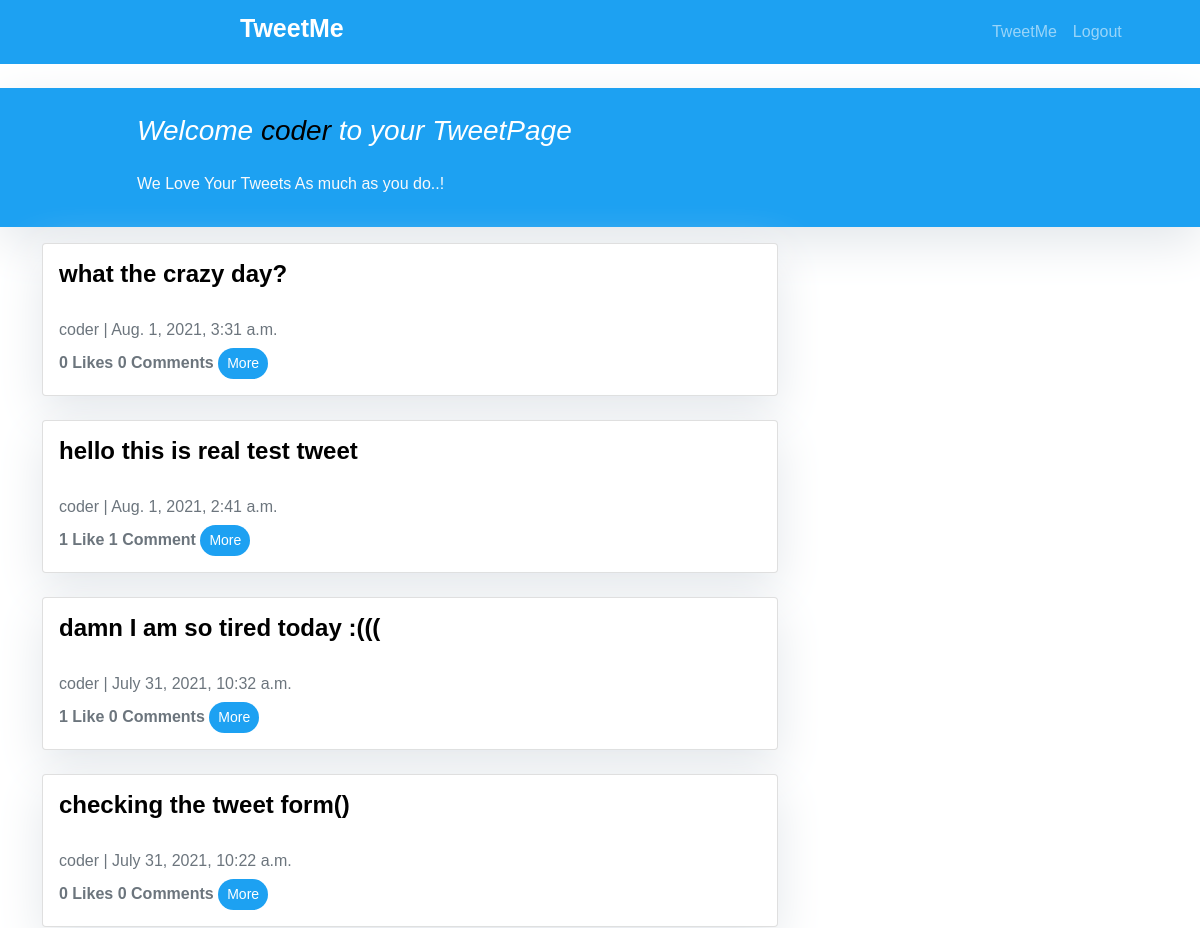
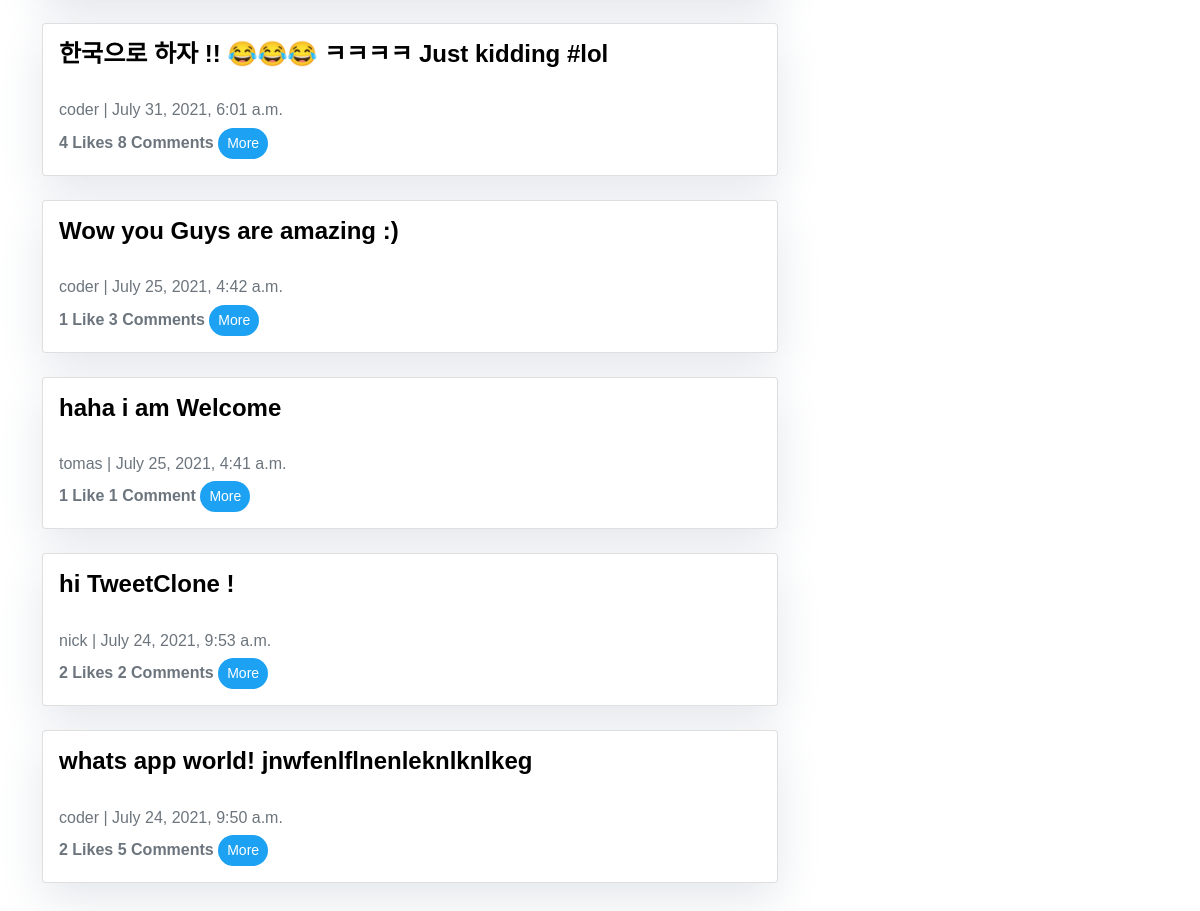
The app's page /tweets/ (signed in) with its own data (2 pictures, top to bottom).
### Tweet/models.py (models this page shows, shortened)
class Tweet(models.Model):
    user = models.ForeignKey(User, on_delete=models.CASCADE)
    tweet_text = models.TextField(max_length=300)
    created_at = models.DateTimeField(auto_now_add=True)
    likes = models.ManyToManyField(User, related_name='tweet_like', blank=True)
    def num_of_likes(self):
        return self.likes.count()
    @property
    def num_of_comments(self):
        return TweetComment.objects.filter(tweet=self).count()

### Tweet/views.py (the view)
# urls.py: path('tweets/', views.tweets, name='tweets'),
@login_required(login_url='loginpage')
def tweets(request):
    tweet = Tweet.objects.filter().order_by('-created_at')
    context = {
        'tweets': tweet
    }
    return render(request, 'tweet/tweets.html', context)

### templates/tweet/tweets.html (shortened to what this page needs)
{% extends "base.html" %}
{% block content %}
<header class="masthead">
    <div class="container">
        <div class="row">
            <div class=" col-md-8 col-md-10 mx-auto">
                <div class="site-heading">
                    <h3 class="head_text my-4 mt-3 text-white" style="font-style:italic ;"> Welcome <span style="color: black;">{{ user.username }}</span> to your TweetPage  </h3>
                    <p class="text-light">We Love Your Tweets As much as you do..! &nbsp
                    </p>
                </div>
            </div>
        </div>
    </div>
</header>
<div class="container">
    <div class="row">
        <div class="col-md-8 mt-3 left">
            {% for tweet in tweets %}
            <div class="card mb-4">
                <div class="card-body">
                    <h4 class="card-text h4"><a style=" text-decoration: none; color: black;" href="{% url 'tweetDetail' pk=tweet.pk %}">{{tweet.tweet_text|slice:":200" }}</a></h4>
                    <br>
                    <p class="card-text text-muted h6" >{{ tweet.user }} | {{ tweet.created_at}} </p>
                    <strong class="text-secondary">{{ tweet.num_of_likes }} Like{{ tweet.num_of_likes|pluralize }}</strong>
                    <strong class="text-secondary">{{ tweet.num_of_comments }} Comment{{ tweet.num_of_comments|pluralize }}</strong>
                    <a class="btn btn-block btn-sm" style="border-radius: 50px; background-color: #1DA1F2; color: white;" href="{% url 'tweetDetail' pk=tweet.pk %}">More</a>
                </div>
            </div>
            {% endfor %}
        </div>
    </div>
</div>
{%endblock%}

### templates/tweet/tweets.html (style rules this page uses)
.masthead { background: #1DA1F2; height: auto; padding-bottom: 15px; box-shadow: 0 16px 48px #E3E7EB; padding-top: 10px; }
.head_text { color: white; }
.card { box-shadow: 0 16px 48px #E3E7EB; }

### templates/base.html (style rules this page uses)
body { background-color:rgb((255, 255, 255), 255, 255)!important; font-family: sans-serif; }
.card h4 { font-weight: 700; }

### records on screen
Tweet: tweet_text "what the crazy day?", user "coder", created_at "Aug. 1, 2021, 3:31 a.m.", num_of_likes "0", num_of_comments "0"
Tweet: tweet_text "hello this is real test tweet", user "coder", created_at "Aug. 1, 2021, 2:41 a.m.", num_of_likes "1", num_of_comments "1"
Tweet: tweet_text "damn I am so tired today :(((", user "coder", created_at "July 31, 2021, 10:32 a.m.", num_of_likes "1", num_of_comments "0"
Tweet: tweet_text "checking the tweet form()", user "coder", created_at "July 31, 2021, 10:22 a.m.", num_of_likes "0", num_of_comments "0"
Tweet: tweet_text "한국으로 하자 !! 😂😂😂 ㅋㅋㅋㅋ Just kidding #lol", user "coder", created_at "July 31, 2021, 6:01 a.m.", num_of_likes "4", num_of_comments "8"
Tweet: tweet_text "Wow you Guys are amazing :)", user "coder", created_at "July 25, 2021, 4:42 a.m.", num_of_likes "1", num_of_comments "3"
Tweet: tweet_text "haha i am Welcome", user "tomas", created_at "July 25, 2021, 4:41 a.m.", num_of_likes "1", num_of_comments "1"
Tweet: tweet_text "hi TweetClone !", user "nick", created_at "July 24, 2021, 9:53 a.m.", num_of_likes "2", num_of_comments "2"
Tweet: tweet_text "whats app world! jnwfenlflnenleknlknlkeg", user "coder", created_at "July 24, 2021, 9:50 a.m.", num_of_likes "2", num_of_comments "5"

### other values on screen
{{ user.username }} "coder"
